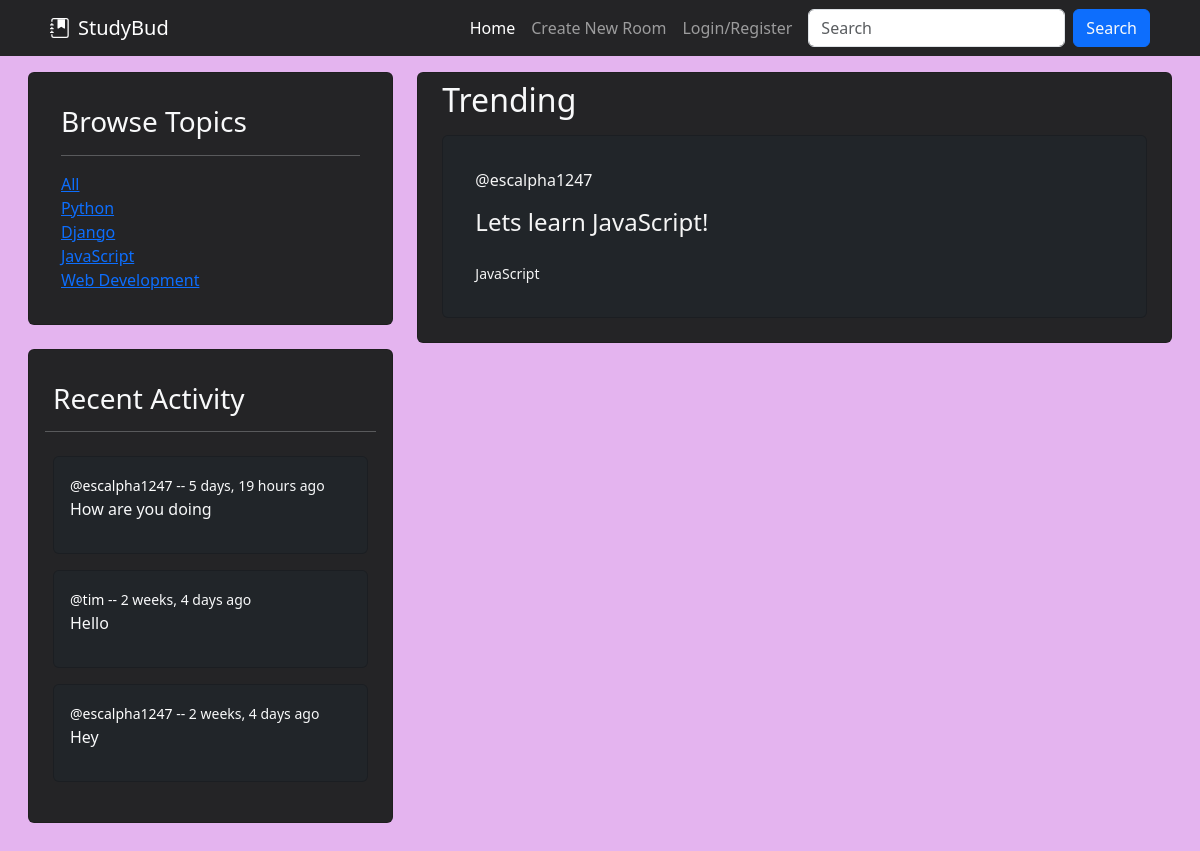
Screenshot of /?q=JavaScript with the database file from the repository.
### base/models.py (models this page shows, shortened)
class Topic(models.Model):
    name = models.CharField(max_length=200)

class Message(models.Model):
    user = models.ForeignKey(User, on_delete=models.CASCADE)
    room = models.ForeignKey(Room, on_delete=models.CASCADE) # This will delete all messages in a room after the room is deleted.
    body = models.TextField() # required
    updated = models.DateTimeField(auto_now=True) # takes snapshot everytime its saved
    created = models.DateTimeField(auto_now_add=True) # only takes snapshot when saved first time
    class Meta:
        ordering = ['-updated', '-created']
    def __str__(self):
        return self.body[0:50] # we want only first 50 messages for preview

class Room(models.Model):
    host = models.ForeignKey(User, on_delete=models.SET_NULL, null=True)
    topic = models.ForeignKey(Topic, on_delete=models.SET_NULL, null=True)
    name = models.CharField(max_length=200)
    description = models.TextField(null=True, blank=True) # Null is allowed, by default is false!
    participants = models.ManyToManyField(User, related_name='participants', blank=True)
    updated = models.DateTimeField(auto_now=True) # takes snapshot everytime its saved
    created = models.DateTimeField(auto_now_add=True) # only takes snapshot when saved first time
    class Meta:
        ordering = ['-updated', '-created'] # '-' sign makes newer one come at top

### base/views.py (the view)
# urls.py: path('', views.home, name="home"),
def home(request):
    q = request.GET.get('q') if request.GET.get('q') != None else ''
    rooms = Room.objects.filter(
        Q(topic__name__icontains=q) |
        Q(name__icontains=q) |
        Q(host__username__icontains=q) |
        Q(description__icontains=q)
    )
    topics = Topic.objects.all()
    room_messages = Message.objects.filter(Q(room__name__icontains=q))[:6]
    room_count = rooms.count()
    context = {'rooms': rooms, 'topics':topics, 'room_count':room_count, 'room_messages':room_messages}
    return render(request, 'base/home.html', context)

### base/templates/base/home.html (shortened to what this page needs)
{% extends 'main.html' %}
{% block content %}
<section class="container-fluid text-light" style="width: 100%;">
    <div class="row p-3">
        <div name="sidebar" class="container col-sm-4">
            {% include 'base/topics_comp.html' %}
            {% include 'base/activity_comp.html' %}
        </div>
        <div class="container col-sm-8">
            <div class="card" style="background-color: #242426;width: 3fr">
                <h2 class="text-light px-4 py-2">Trending</h2>
                {% include 'base/feed_comp.html' %}
            </div>
        </div>
    </div>
</section>
{% endblock content %}

### base/templates/base/topics_comp.html
<div class="container px-0 pb-4">
    <div class="card container text-light p-3" style="background-color: #242426;width: 1fr;">
        <div class="card-body">
            <h3 class="card-title">Browse Topics</h3>
            <hr />
            <div class="card-link">
                <a href="?q=">All</a>
            </div>
            {% for topic in topics %}
            <div class="card-link ms-auto">
                <a href="?q={{topic.name}}">{{ topic.name }}</a>
            </div>
            {% endfor %}
        </div>
    </div>
</div>

### base/templates/base/activity_comp.html (shortened to what this page needs)
<div class="container px-0 pb-4" style="width: 1fr;">
    <div class="card container text-light p-3" style="background-color: #242426;">
        <div class="card-body px-0">
            <h3 class="card-title px-2">Recent Activity</h3>
            <hr />
            {% for message in room_messages %}
                <div class="container-fluid p-2">
                    <div class="card bg-dark text-light">
                        <div class="card-body">
                            <small class="card-link"><a href="{% url 'profile' message.user.id %}" class="links">@{{message.user}}</a> -- {{message.created|timesince}} ago</small>
                            <p>{{message}}</p>
                        </div>
                    </div>
                </div>
            {% endfor %}
        </div>
    </div>
</div>

### base/templates/base/feed_comp.html (shortened to what this page needs)
<div class="row px-4">
    {% for room in rooms %}
    <div class="container pb-4">
        <div class="card bg-dark text-light p-3">
            <div class="card-body">
                <span class="card-link"><a style="color: whitesmoke; text-decoration: none;" href="{% url 'profile' room.host.id %}">@{{ room.host.username }}</a></span>
                <h4 class="card-title py-3">
                    <a href="{% url 'room' room.id %}" style="color: whitesmoke; text-decoration: none;" class="">{{ room.name }}</a>
                </h4>
                <small class="card-subtitle card-link mb-2 text-light"><a style="color: whitesmoke; text-decoration: none;" href="{% url 'home' %}?q={{room.topic.name}}">{{ room.topic.name }}</a></small>
            </div>
        </div>
    </div>
    {% endfor %}
</div>

### static/styles/main.css (style rules this page uses)
body { background-color:#e4b4ef; }

### base/templates/base/activity_comp.html (style rules this page uses)
.links { color: white; text-decoration: none; }

### rows the page displays
Topic: name "Python"
Topic: name "Django"
Topic: name "JavaScript"
Topic: name "Web Development"
Message: user "escalpha1247", created "5 days, 19 hours", body "How are you doing"
Message: user "tim", created "2 weeks, 4 days", body "Hello"
Message: user "escalpha1247", created "2 weeks, 4 days", body "Hey"
Room: host.username "escalpha1247", name "Lets learn JavaScript!", topic.name "JavaScript"
